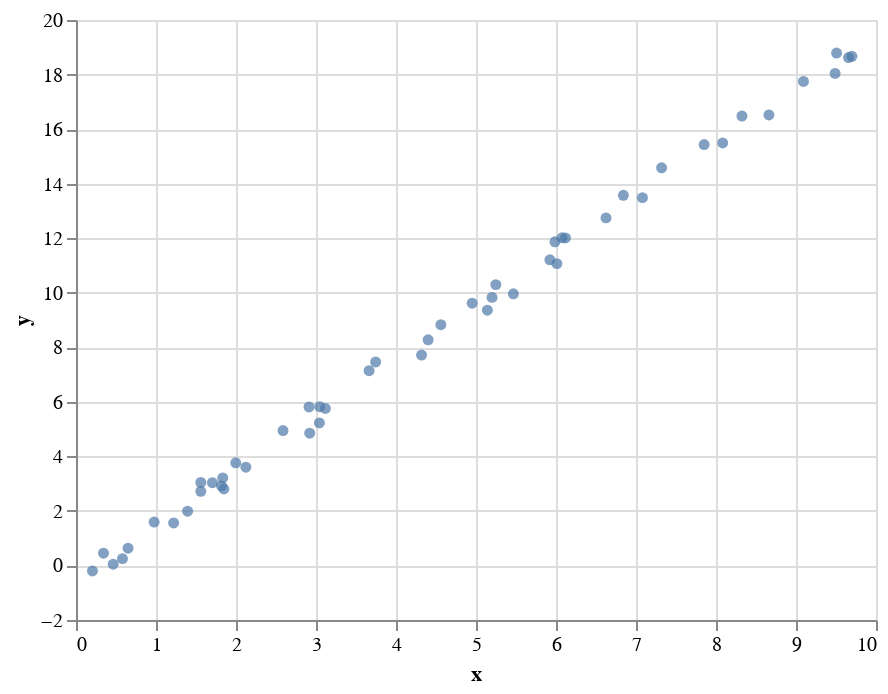

Notebook cell for this chart:
### Code cell
# Supervised Learning: Simple Linear Regression

rng = np.random.RandomState(42)
x = 10 * rng.rand(50)
y = 2 * x - 1 + rng.rand(50)

alt.Chart(pd.DataFrame({'x':x, 'y':y})).mark_circle().encode(
    alt.X('x'),
    alt.Y('y'),
    tooltip = ['x', 'y'])

### Figure 1 — Vega-Lite specification as saved in the notebook (floating-point values rounded to 4 significant figures)
{"config": {"view": {"continuousWidth": 400, "continuousHeight": 300}}, "data": {"name": "data-72d02ff05a3bf40ba7c24c5a13fea532"}, "mark": "circle", "encoding": {"tooltip": [{"field": "x", "type": "quantitative"}, {"field": "y", "type": "quantitative"}], "x": {"field": "x", "type": "quantitative"}, "y": {"field": "y", "type": "quantitative"}}, "$schema": "https://vega.github.io/schema/vega-lite/v4.17.0.json", "datasets": {"data-72d02ff05a3bf40ba7c24c5a13fea532": [{"x": 3.745, "y": 7.46}, {"x": 9.507, "y": 18.79}, {"x": 7.32, "y": 14.58}, {"x": 5.987, "y": 11.87}, {"x": 1.56, "y": 2.718}, {"x": 1.56, "y": 3.042}, {"x": 0.5808, "y": 0.2502}, {"x": 8.662, "y": 16.52}, {"x": 6.011, "y": 11.07}, {"x": 7.081, "y": 13.49}, {"x": 0.2058, "y": -0.1996}, {"x": 9.699, "y": 18.67}, {"x": 8.324, "y": 16.48}, {"x": 2.123, "y": 3.604}, {"x": 1.818, "y": 2.917}, {"x": 1.834, "y": 3.211}, {"x": 3.042, "y": 5.226}, {"x": 5.248, "y": 10.3}, {"x": 4.319, "y": 7.713}, {"x": 2.912, "y": 5.811}, {"x": 6.119, "y": 12.01}, {"x": 1.395, "y": 1.989}, {"x": 2.921, "y": 4.848}, {"x": 3.664, "y": 7.143}, {"x": 4.561, "y": 8.828}, {"x": 7.852, "y": 15.43}, {"x": 1.997, "y": 3.765}, {"x": 5.142, "y": 9.359}, {"x": 5.924, "y": 11.21}, {"x": 0.4645, "y": 0.04488}, {"x": 6.075, "y": 12.01}, {"x": 1.705, "y": 3.034}, {"x": 0.6505, "y": 0.6319}, {"x": 9.489, "y": 18.04}, {"x": 9.656, "y": 18.62}, {"x": 8.084, "y": 15.49}, {"x": 3.046, "y": 5.822}, {"x": 0.9767, "y": 1.591}, {"x": 6.842, "y": 13.57}, {"x": 4.402, "y": 8.275}, {"x": 1.22, "y": 1.56}, {"x": 4.952, "y": 9.617}, {"x": 0.3439, "y": 0.4486}, {"x": 9.093, "y": 17.75}, {"x": 2.588, "y": 4.947}, {"x": 6.625, "y": 12.74}, {"x": 3.117, "y": 5.757}, {"x": 5.201, "y": 9.829}, {"x": 5.467, "y": 9.96}, {"x": 1.849, "y": 2.805}]}}
